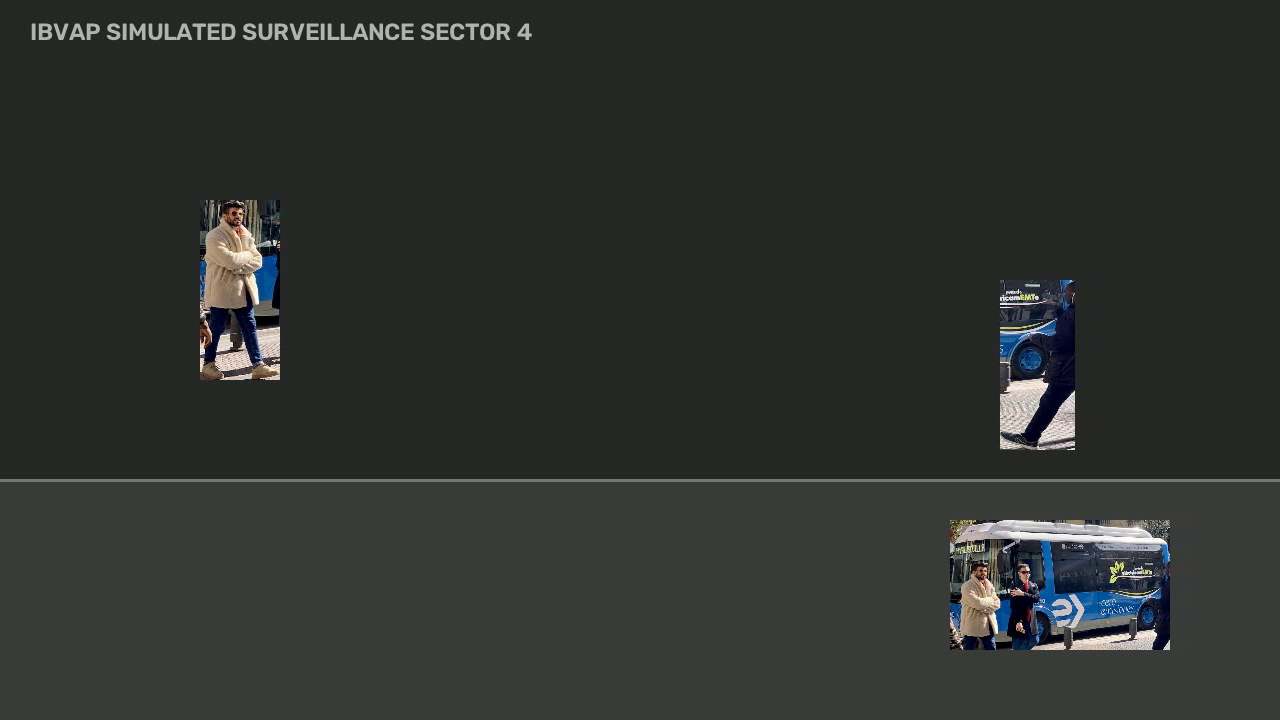
#> input picture frame 15 of backend/test_videos/tracking_test.mp4, 1280 x 720 px
$ python benchmark_opt_dehaze.py
#> lines starting #> are read from the running program, lines starting #| are printed output that depends on the picture
"""
Benchmark optimized DCP with multi-scale downsampled transmission estimation
"""
import time
from pathlib import Path
import cv2
import numpy as np


def fast_guided_filter(p, I, r, eps, s=4):
    h, w = p.shape
    small_p = cv2.resize(p, (w // s, h // s), interpolation=cv2.INTER_NEAREST)
    small_I = cv2.resize(I, (w // s, h // s), interpolation=cv2.INTER_NEAREST)
    small_r = max(1, r // s)

    mean_I = cv2.blur(small_I, (small_r, small_r))
    mean_p = cv2.blur(small_p, (small_r, small_r))
    mean_Ip = cv2.blur(small_I * small_p, (small_r, small_r))
    cov_Ip = mean_Ip - mean_I * mean_p

    mean_II = cv2.blur(small_I * small_I, (small_r, small_r))
    var_I = mean_II - mean_I * mean_I

    a = cov_Ip / (var_I + eps)
    b = mean_p - a * mean_I

    mean_a = cv2.blur(a, (small_r, small_r))
    mean_b = cv2.blur(b, (small_r, small_r))

    full_mean_a = cv2.resize(mean_a, (w, h), interpolation=cv2.INTER_LINEAR)
    full_mean_b = cv2.resize(mean_b, (w, h), interpolation=cv2.INTER_LINEAR)

    q = full_mean_a * I + full_mean_b
    return q


def dehaze_dcp_fast(frame: np.ndarray, omega: float = 0.85, t0: float = 0.18, scale_factor: float = 0.35) -> np.ndarray:
    """
    Optimized Dark Channel Prior (DCP) Dehazing with downsampled transmission map.
    Estimates atmospheric light and coarse transmission on downsampled grid, then refines.
    """
    h, w, _ = frame.shape
    dw, dh = int(w * scale_factor), int(h * scale_factor)

    # 1. Downsampled analysis image
    small = cv2.resize(frame, (dw, dh), interpolation=cv2.INTER_AREA).astype(np.float32) / 255.0

    # 2. Dark channel on thumbnail
    dark_small = np.min(small, axis=2)
    kernel = cv2.getStructuringElement(cv2.MORPH_RECT, (5, 5))
    dark_eroded = cv2.erode(dark_small, kernel)

    # 3. Atmospheric Light A
    num_top = max(1, int(dw * dh * 0.001))
    flat_dark = dark_eroded.ravel()
    indices = np.argpartition(flat_dark, -num_top)[-num_top:]
    flat_small = small.reshape(-1, 3)
    A = np.max(flat_small[indices], axis=0)
    A = np.clip(A, 0.45, 0.98)

    # 4. Transmission on thumbnail
    norm_small = small / A
    raw_dark = cv2.erode(np.min(norm_small, axis=2), kernel)
    raw_t = 1.0 - omega * raw_dark
    raw_t = np.clip(raw_t, t0, 1.0)

    # 5. Fast Guided Filter on thumbnail
    gray_small = cv2.cvtColor(small, cv2.COLOR_BGR2GRAY)
    t_smooth_small = fast_guided_filter(raw_t, gray_small, r=8, eps=0.001, s=2)

    # 6. Upsample transmission map to full resolution with guided blur
    t_full = cv2.resize(t_smooth_small, (w, h), interpolation=cv2.INTER_LINEAR)
    t_full = np.clip(t_full, t0, 1.0)[:, :, np.newaxis]

    # 7. Recover scene radiance (vectorized in float32 or uint8 lookup)
    img_f = frame.astype(np.float32) / 255.0
    J = (img_f - A) / t_full + A
    J = np.clip(J * 255.0, 0, 255).astype(np.uint8)

    # Quick CLAHE L channel
    lab = cv2.cvtColor(J, cv2.COLOR_BGR2LAB)
    l, a, b = cv2.split(lab)
    clahe = cv2.createCLAHE(clipLimit=1.8, tileGridSize=(8, 8))
    l = clahe.apply(l)
    return cv2.cvtColor(cv2.merge((l, a, b)), cv2.COLOR_LAB2BGR)


def dehaze_fast_contrast(frame: np.ndarray) -> np.ndarray:
    """
    Ultra-Fast Contrast & Chrominance Dehazing.
    Takes ~3-5ms per frame.
    """
    # 1. LAB CLAHE on L channel
    lab = cv2.cvtColor(frame, cv2.COLOR_BGR2LAB)
    l, a, b = cv2.split(lab)
    clahe = cv2.createCLAHE(clipLimit=3.2, tileGridSize=(8, 8))
    l = clahe.apply(l)

    # 2. Dynamic Contrast Stretching
    p3, p97 = np.percentile(l, (3, 97))
    if p97 > p3:
        l = np.clip((l.astype(np.float32) - p3) * (255.0 / (p97 - p3)), 0, 255).astype(np.uint8)

    bgr = cv2.cvtColor(cv2.merge((l, a, b)), cv2.COLOR_LAB2BGR)

    # 3. HSV Saturation Restoration
    hsv = cv2.cvtColor(bgr, cv2.COLOR_BGR2HSV)
    h, s, v = cv2.split(hsv)
    s = cv2.multiply(s, 1.4)
    return cv2.cvtColor(cv2.merge((h, s, v)), cv2.COLOR_HSV2BGR)


def test_speed():
    base_dir = Path(__file__).resolve().parent.parent
    video_path = base_dir / "test_videos" / "tracking_test.mp4"
    cap = cv2.VideoCapture(str(video_path))
    ret, frame = cap.read()
#> frame is the input picture: shape (720, 1280, 3); mean B, G, R 47, 49.3, 47.3
    cap.release()
    assert ret

    # Warmup
    for _ in range(5):
        _ = dehaze_dcp_fast(frame)
        _ = dehaze_fast_contrast(frame)
#> this loop made 5 passes
#> pass 1, in dehaze_dcp_fast, `dark_small = np.min(small, axis=2)`:
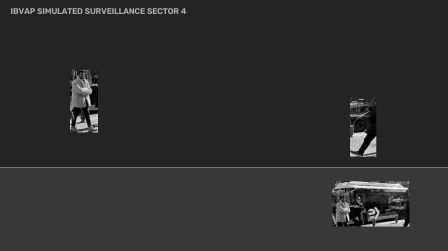
#> dark_small: shape (251, 448) float32; min 0, max 0.98, mean 0.179
#> pass 1, in dehaze_dcp_fast, `dark_eroded = cv2.erode(dark_small, kernel)`:
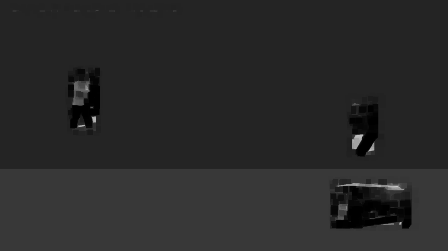
#> dark_eroded: shape (251, 448) float32; min 0, max 0.796, mean 0.162

    t0 = time.perf_counter()
    N = 30
    for _ in range(N):
        _ = dehaze_dcp_fast(frame)
#> this loop made 30 passes
#> pass 1, in dehaze_dcp_fast (call 6), `raw_t = 1.0 - omega * raw_dark`:
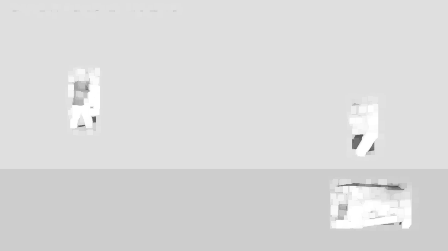
#> raw_t: shape (251, 448) float32; min 0.296, max 1, mean 0.857
    dcp_time = (time.perf_counter() - t0) / N * 1000.0

    t0 = time.perf_counter()
    for _ in range(N):
        _ = dehaze_fast_contrast(frame)
#> this loop made 30 passes
#> pass 1, in dehaze_fast_contrast (call 6), `l, a, b = cv2.split(lab)`:
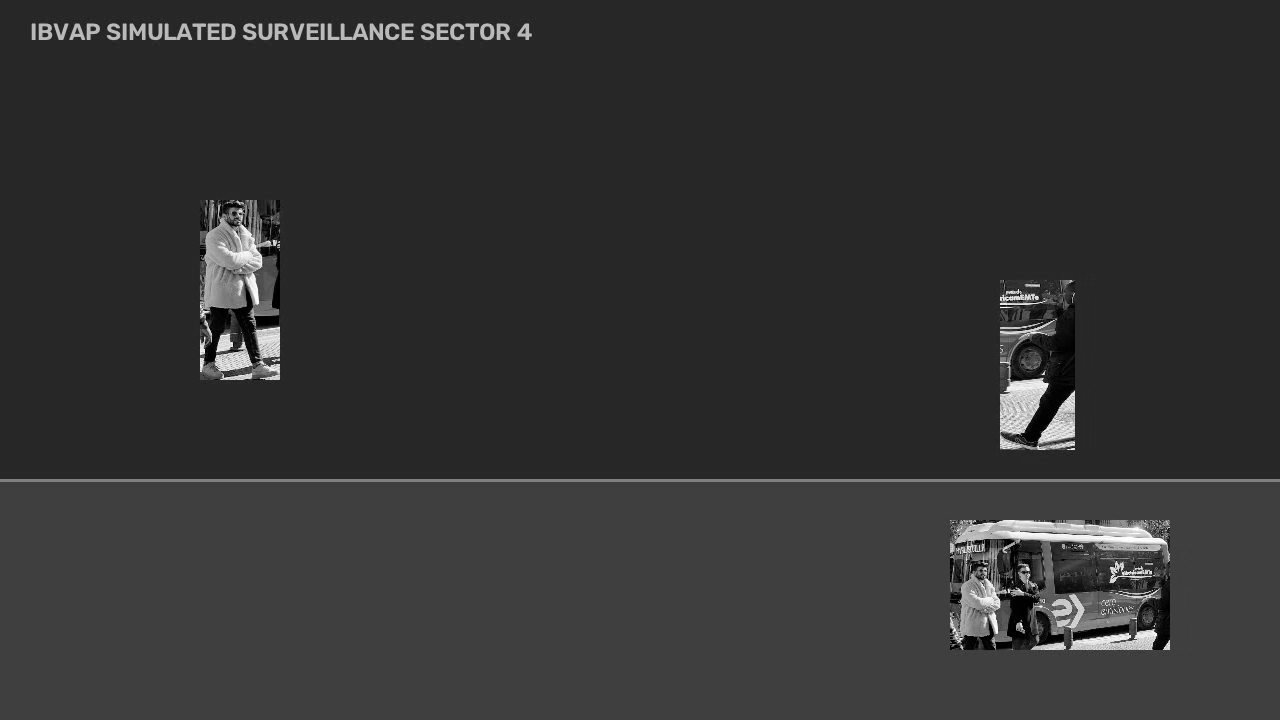
#> l: shape (720, 1280); min 0, max 255, mean 50.9
#> pass 1, in dehaze_fast_contrast (call 6), `l, a, b = cv2.split(lab)`:
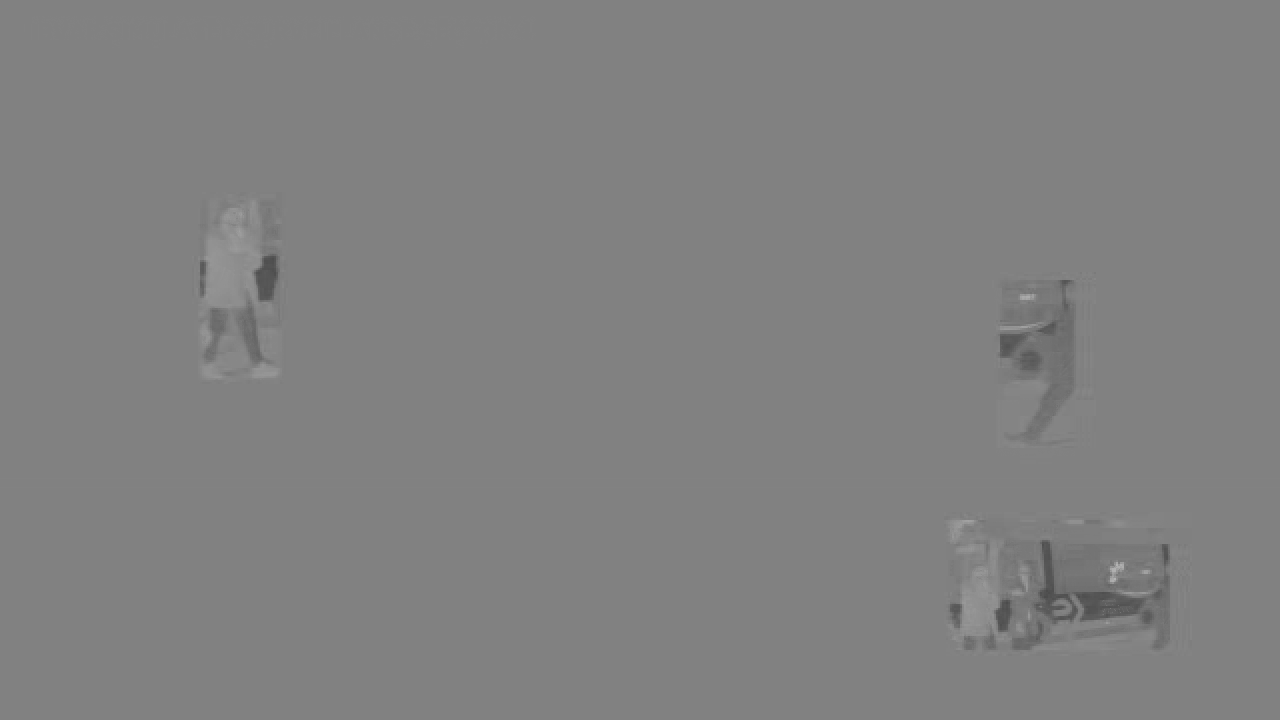
#> b: shape (720, 1280); min 76, max 180, mean 128.7
    fast_time = (time.perf_counter() - t0) / N * 1000.0

    print(f"Optimized DCP Latency:        {dcp_time:.2f} ms / frame (~{1000/dcp_time:.1f} FPS)")
    print(f"Fast Contrast-Dehaze Latency: {fast_time:.2f} ms / frame (~{1000/fast_time:.1f} FPS)")


if __name__ == "__main__":
    test_speed()
